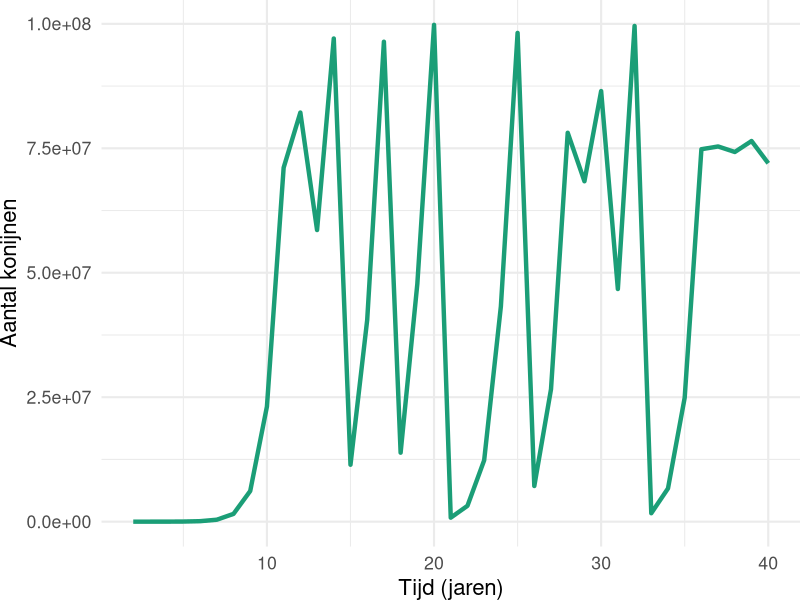
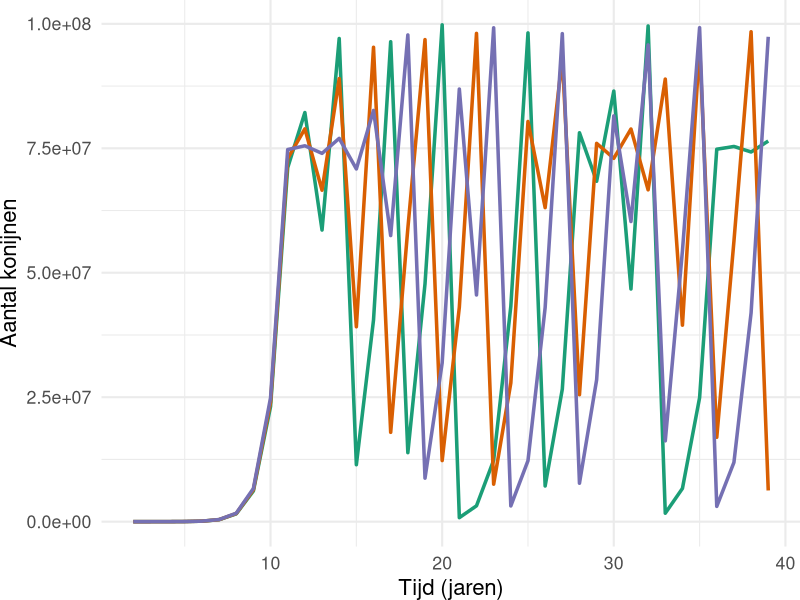

Source code (R) for these figures, in order:
## ---- chunk 1
#| code-fold: true
#| warning: false
#| fig.width: 6
#| fig.height: 4
#| fig-cap: "Snel-groeiende konijnenpopulatie gemodelleerd met een differentievergelijking, beginnende met 24 konijnen"
#| label: fig-chaos-1

library(ggplot2)
library(dplyr)
r = 2        # intrinsic growth rate
K = 10^8
init_R = 24    # start with 24

R_series <- data.frame()
for(r in c(4)){
  for(s in c(24:26)){ 
    R = s
    myR = R
    R_series <- rbind(R_series, data.frame(time=0, r=r, R=R,s=s,initR=myR))
    for(i in 1:50)
    {
      R <- r*R*(1-R/K)
      R_series <- rbind(R_series, data.frame(time=i,r=r,R=R,s=s,initR=myR))
    }
  }
}

R_series %>% filter(initR==24,time>1,time<=40,r==4) %>% 
  ggplot(aes(x=time,y=R,group=s,col=as.factor(initR))) + 
  geom_line(size=1.5) + 
  #facet_wrap(~r, scale="free_y",ncol=1) + 
  theme_bw() +
  scale_color_brewer(type="qual", palette = "Dark2", name="") +
  guides(color="none")+
  ylab("Aantal konijnen") +
  xlab("Tijd (jaren)") +
  theme_minimal(base_size=16)+
  theme(plot.margin = unit(c(0,0,0,0), "cm"))

## ---- chunk 2
#| code-fold: true
#| warning: false
#| fig.width: 6
#| fig.height: 4
#| fig-cap: "Dezelfde differentievergelijking beginnende met 24 (groen), 25 (rood), en 26 (paars) konijnen"
#| label: fig-chaos-2

R_series %>% filter(time>1,time <40,r==4) %>% 
  ggplot(aes(x=time,y=R,group=s,col=as.factor(initR))) + 
  geom_line(size=1.2) + 
  #facet_wrap(~r, scale="free_y",ncol=1) + 
  theme_bw() +
  guides(color="none")+
  scale_color_brewer(type="qual", palette = "Dark2", name="Begin aantal\nkonijnen") +
  guides(alpha="none") +
  ylab("Aantal konijnen") +
  xlab("Tijd (jaren)") +
  theme_minimal(base_size=16)+
  theme(plot.margin = unit(c(0,0,0,0), "cm"))
